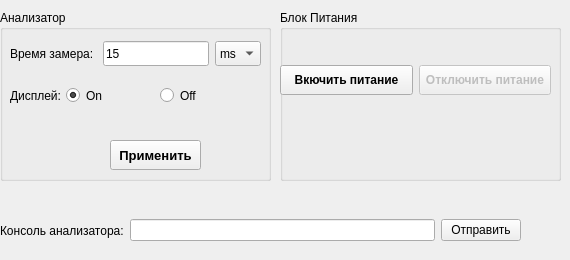
           <widget class="QWidget" name="tab_9">
            <attribute name="title">
             <string>Управление</string>
            </attribute>
            <widget class="QGroupBox" name="groupBox">
             <property name="geometry">
              <rect>
               <x>0</x>
               <y>10</y>
               <width>271</width>
               <height>171</height>
              </rect>
             </property>
             <property name="title">
              <string>Анализатор</string>
             </property>
             <widget class="QWidget" name="layoutWidget">
              <property name="geometry">
               <rect>
                <x>10</x>
                <y>20</y>
                <width>251</width>
                <height>91</height>
               </rect>
              </property>
              <layout class="QGridLayout" name="gridLayout_17">
               <item row="0" column="0" colspan="2">
                <widget class="QLabel" name="EQU_sweepLabel_2">
                 <property name="minimumSize">
                  <size>
                   <width>0</width>
                   <height>25</height>
                  </size>
                 </property>
                 <property name="maximumSize">
                  <size>
                   <width>16777215</width>
                   <height>25</height>
                  </size>
                 </property>
                 <property name="text">
                  <string>Время замера: </string>
                 </property>
                </widget>
               </item>
               <item row="0" column="2" colspan="2">
                <widget class="QLineEdit" name="EQU_sweepLineEdit">
                 <property name="minimumSize">
                  <size>
                   <width>0</width>
                   <height>25</height>
                  </size>
                 </property>
                 <property name="maximumSize">
                  <size>
                   <width>16777215</width>
                   <height>25</height>
                  </size>
                 </property>
                 <property name="text">
                  <string>15</string>
                 </property>
                </widget>
               </item>
               <item row="0" column="4">
                <widget class="QComboBox" name="EQU_sweepUnit">
                 <property name="minimumSize">
                  <size>
                   <width>0</width>
                   <height>25</height>
                  </size>
                 </property>
                 <property name="maximumSize">
                  <size>
                   <width>16777215</width>
                   <height>25</height>
                  </size>
                 </property>
                 <item>
                  <property name="text">
                   <string>ms</string>
                  </property>
                 </item>
                 <item>
                  <property name="text">
                   <string>s</string>
                  </property>
                 </item>
                </widget>
               </item>
               <item row="1" column="0">
                <widget class="QLabel" name="EQU_displayLabel_2">
                 <property name="minimumSize">
                  <size>
                   <width>0</width>
                   <height>25</height>
                  </size>
                 </property>
                 <property name="maximumSize">
                  <size>
                   <width>50</width>
                   <height>25</height>
                  </size>
                 </property>
                 <property name="text">
                  <string>Дисплей:</string>
                 </property>
                </widget>
               </item>
               <item row="1" column="1" colspan="2">
                <widget class="QRadioButton" name="EQU_displayOnRadio">
                 <property name="minimumSize">
                  <size>
                   <width>0</width>
                   <height>25</height>
                  </size>
                 </property>
                 <property name="maximumSize">
                  <size>
                   <width>50</width>
                   <height>25</height>
                  </size>
                 </property>
                 <property name="text">
                  <string>On</string>
                 </property>
                 <property name="checked">
                  <bool>true</bool>
                 </property>
                </widget>
               </item>
               <item row="1" column="3">
                <widget class="QRadioButton" name="EQU_displayOffRadio">
                 <property name="minimumSize">
                  <size>
                   <width>0</width>
                   <height>25</height>
                  </size>
                 </property>
                 <property name="maximumSize">
                  <size>
                   <width>50</width>
                   <height>25</height>
                  </size>
                 </property>
                 <property name="text">
                  <string>Off</string>
                 </property>
                </widget>
               </item>
              </layout>
             </widget>
             <widget class="QPushButton" name="EQU_controlPushButton">
              <property name="geometry">
               <rect>
                <x>110</x>
                <y>130</y>
                <width>91</width>
                <height>30</height>
               </rect>
              </property>
              <property name="minimumSize">
               <size>
                <width>0</width>
                <height>30</height>
               </size>
              </property>
              <property name="maximumSize">
               <size>
                <width>16777215</width>
                <height>30</height>
               </size>
              </property>
              <property name="font">
               <font>
                <pointsize>10</pointsize>
                <weight>75</weight>
                <bold>true</bold>
               </font>
              </property>
              <property name="text">
               <string>Применить</string>
              </property>
             </widget>
            </widget>
            <widget class="QGroupBox" name="groupBox_4">
             <property name="geometry">
              <rect>
               <x>280</x>
               <y>10</y>
               <width>281</width>
               <height>171</height>
              </rect>
             </property>
             <property name="title">
              <string>Блок Питания</string>
             </property>
             <widget class="QWidget" name="layoutWidget">
              <property name="geometry">
               <rect>
                <x>0</x>
                <y>50</y>
                <width>271</width>
                <height>41</height>
               </rect>
              </property>
              <layout class="QHBoxLayout" name="horizontalLayout_4">
               <item>
                <widget class="QPushButton" name="devONpushButton">
                 <property name="minimumSize">
                  <size>
                   <width>120</width>
                   <height>30</height>
                  </size>
                 </property>
                 <property name="maximumSize">
                  <size>
                   <width>16777215</width>
                   <height>30</height>
                  </size>
                 </property>
                 <property name="font">
                  <font>
                   <family>Arial</family>
                   <weight>75</weight>
                   <bold>true</bold>
                  </font>
                 </property>
                 <property name="text">
                  <string>Вкючить питание</string>
                 </property>
                </widget>
               </item>
               <item>
                <widget class="QPushButton" name="devOFFpushButton">
                 <property name="enabled">
                  <bool>false</bool>
                 </property>
                 <property name="minimumSize">
                  <size>
                   <width>120</width>
                   <height>30</height>
                  </size>
                 </property>
                 <property name="maximumSize">
                  <size>
                   <width>16777215</width>
                   <height>30</height>
                  </size>
                 </property>
                 <property name="font">
                  <font>
                   <family>Arial</family>
                   <weight>75</weight>
                   <bold>true</bold>
                  </font>
                 </property>
                 <property name="text">
                  <string>Отключить питание</string>
                 </property>
                </widget>
               </item>
              </layout>
             </widget>
            </widget>
            <widget class="QWidget" name="layoutWidget">
             <property name="geometry">
              <rect>
               <x>0</x>
               <y>210</y>
               <width>521</width>
               <height>41</height>
              </rect>
             </property>
             <layout class="QHBoxLayout" name="horizontalLayout_8">
              <item>
               <widget class="QLabel" name="label">
                <property name="text">
                 <string>Консоль анализатора:</string>
                </property>
               </widget>
              </item>
              <item>
               <widget class="QLineEdit" name="AN_consoleLineEdit"/>
              </item>
              <item>
               <widget class="QPushButton" name="AN_consolePushButton">
                <property name="text">
                 <string>Отправить</string>
                </property>
               </widget>
              </item>
             </layout>
            </widget>
           </widget>
